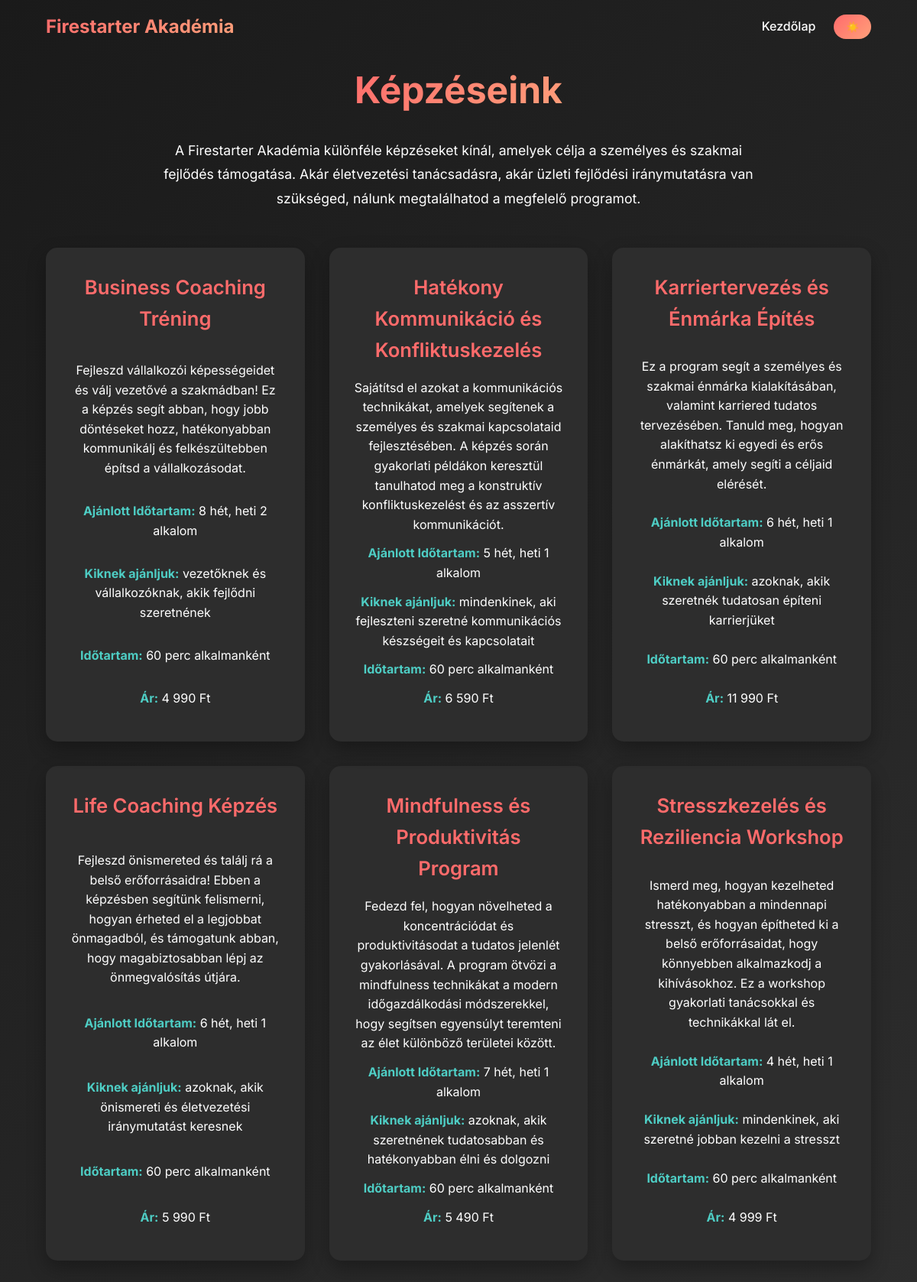
The page /kepzeseink.php on the database its author committed.
### tables this page shows
CREATE TABLE `services` (
  `id` int(11) NOT NULL,
  `name` varchar(100) NOT NULL,
  `instructor_id` int(11) NOT NULL,
  `duration` int(11) NOT NULL,
  `price` decimal(10,2) NOT NULL,
  `description` text DEFAULT NULL,
  `is_active` tinyint(1) DEFAULT 1,
  `recommended_time` varchar(100) DEFAULT NULL,
  `recommended_to` text DEFAULT NULL
);

### functions.php (called while the page is built, shortened)
<?php
function getServices($pdo, $instructor = null) {
    if ($instructor) {
        $stmt = $pdo->prepare("SELECT * FROM services WHERE instructor_id = ? ORDER BY name");
        $stmt->execute([$instructor['id']]);
        return $stmt->fetchAll();
    } else {
        $services = $pdo->query("SELECT * FROM services ORDER BY name");
        return $services->fetchAll();
    }
}

### kepzeseink.php (the view, shortened to what this page needs)
<?php
require_once 'db_config.php';
require_once 'functions.php';
$services = getServices($pdo);
?>
<!DOCTYPE html>
<html lang="hu">
<head>
    <link rel="stylesheet" href="https://cdnjs.cloudflare.com/ajax/libs/aos/2.3.4/aos.css" />
    <link rel="stylesheet" href="css/kepzeseink.css" />
</head>
<body>
    <header>
        <div class="header-content">
            <a href="index.php" class="logo-link">
                <div class="logo">Firestarter Akadémia</div>
            </a>
            <nav>
                <a href="../">Kezdőlap</a>
                <button class="theme-switch" onclick="toggleTheme()">
                    <span class="mode-text">☀️</span>
                </button>
            </nav>
        </div>
    </header>
    <section class="hero" data-aos="fade-up">
        <h1 class="section-title">Képzéseink</h1>
        <p class="program-description">
            A Firestarter Akadémia különféle képzéseket kínál, amelyek célja a személyes és szakmai fejlődés támogatása.
            Akár életvezetési tanácsadásra, akár üzleti fejlődési iránymutatásra van szükséged, nálunk megtalálhatod a
            megfelelő programot.
        </p>
        <div class="training-section">
        <?php
            try {
                $delay = 0;
                foreach ($services as $service) {
                    echo '<div class="training-card" data-aos="fade-up" data-aos-delay="' . $delay . '" id="' . htmlspecialchars($service['id']) . '">';
                    echo '<h2 class="training-title">' . htmlspecialchars($service['name']) . '</h2>';
                    echo '<p class="training-info">' . htmlspecialchars($service['description']) . '</p>';
                    echo '<p class="training-info"><strong>Ajánlott Időtartam:</strong> ' . htmlspecialchars($service['recommended_time']) . '</p>';
                    echo '<p class="training-info"><strong>Kiknek ajánljuk:</strong> ' . htmlspecialchars($service['recommended_to']) . '</p>';
                    echo '<p class="training-info"><strong>Időtartam:</strong> ' . htmlspecialchars($service['duration']) . ' perc alkalmanként</p>';
                    echo '<p class="training-info"><strong>Ár:</strong> ' . number_format($service['price'], 0, '.', ' ') . ' Ft</p>';
                    echo '</div>';
                    $delay += 100;
                }
            } catch(PDOException $e) {
                echo '<p class="error">Sajnáljuk, a szolgáltatások betöltése sikertelen.</p>';
            }
            ?>
        </div>
    </section>
</body>
</html>

### css/kepzeseink.css (style rules this page uses)
* { box-sizing: border-box; margin: 0; padding: 0; font-family: 'Inter', sans-serif; }
:root { --primary: #FF6B6B; --secondary: #4ECDC4; --dark: #2D3436; --light: #F7F7F7; --gradient: linear-gradient(135deg, #FF6B6B, #FFA07A); --bg-color: #F7F7F7; --text-color: #2D3436; --card-bg: white; --header-bg: rgba(255, 255, 255, 0.95); --testimonial-bg: rgba(255, 255, 255, 0.05); --nav-link-color: #2D3436; --card-shadow: rgba(0, 0, 0, 0.1); --testimonials-bg: #2D3436; --hero-bg: linear-gradient(135deg, #F6F6F6 0%, #FFFFFF 100%); --footer-bg: #F7F7F7; --footer-text: #2D3436; }
[data-theme="dark"] { --bg-color: #1a1a1a; --text-color: #ffffff; --card-bg: #2d2d2d; --header-bg: rgba(45, 45, 45, 0.95); --testimonial-bg: rgba(255, 255, 255, 0.1); --nav-link-color: #ffffff; --card-shadow: rgba(0, 0, 0, 0.3); --testimonials-bg: #000000; --hero-bg: linear-gradient(135deg, #1a1a1a 0%, #2d2d2d 100%); --footer-bg: #2d2d2d; --footer-text: #ffffff; }
body { background-color: var(--bg-color); color: var(--text-color); line-height: 1.6; transition: all 0.3s ease; }
header { position: fixed; width: 100%; z-index: 1000; transition: transform 0.3s ease-in-out; }
.header-content { display: flex; justify-content: space-between; align-items: center; padding: 1rem 5%; max-width: 1400px; margin: 0 auto; }
.logo { font-size: 1.5rem; font-weight: 700; background: var(--gradient); -webkit-background-clip: text; -webkit-text-fill-color: transparent; transition: transform 0.3s ease; }
nav { display: flex; align-items: center; gap: 1.5rem; }
nav a { color: var(--nav-link-color); text-decoration: none; font-weight: 500; position: relative; transition: color 0.3s ease; }
nav a::after { content: ''; position: absolute; bottom: -5px; left: 0; width: 0; height: 2px; background: var(--gradient); transition: width 0.3s ease; }
.theme-switch { background: var(--gradient); border: none; padding: 8px 16px; border-radius: 20px; color: white; cursor: pointer; display: flex; align-items: center; transition: transform 0.3s ease; }
.hero { min-height: 100vh; display: flex; flex-direction: column; justify-content: center; align-items: center; padding: 5rem 5%; background: var(--hero-bg); text-align: center; }
.section-title { font-size: 3rem; font-weight: 700; margin-bottom: 1.5rem; background: var(--gradient); -webkit-background-clip: text; -webkit-text-fill-color: transparent; }
.program-description { max-width: 800px; margin: 0 auto 3rem; font-size: 1.1rem; line-height: 1.8; }
.training-section { display: grid; grid-template-columns: repeat(auto-fit, minmax(300px, 1fr)); gap: 2rem; width: 100%; max-width: 1200px; }
.training-card { background: var(--card-bg); border-radius: 15px; padding: 2rem; box-shadow: 0 10px 25px var(--card-shadow); transition: all 0.3s ease; display: flex; flex-direction: column; justify-content: space-between; }
.training-title { font-size: 1.6rem; color: var(--primary); margin-bottom: 1rem; font-weight: 600; }
.training-info { margin-bottom: 0.75rem; color: var(--text-color); }
.training-info strong { color: var(--secondary); }
.logo-link { text-decoration: none; cursor: pointer; }

### rows shown on the page
services: name "Business Coaching Tréning", description "Fejleszd vállalkozói képességeidet és válj vezetővé a szakmádban! Ez a képzés segít abban, hogy jobb döntéseket hozz, hatékonyabban kommunikálj és felkészültebben építsd a vállalkozásodat.", recommended_time "8 hét, heti 2 alkalom", recommended_to "vezetőknek és vállalkozóknak, akik fejlődni szeretnének", duration "60", price "4 990"
services: name "Hatékony Kommunikáció és Konfliktuskezelés", description "Sajátítsd el azokat a kommunikációs technikákat, amelyek segítenek a személyes és szakmai kapcsolataid fejlesztésében. A képzés során gyakorlati példákon keresztül tanulhatod meg a konstruktív konfliktuskezelést és az asszertív kommunikációt.", recommended_time "5 hét, heti 1 alkalom", recommended_to "mindenkinek, aki fejleszteni szeretné kommunikációs készségeit és kapcsolatait", duration "60", price "6 590"
services: name "Karriertervezés és Énmárka Építés", description "Ez a program segít a személyes és szakmai énmárka kialakításában, valamint karriered tudatos tervezésében. Tanuld meg, hogyan alakíthatsz ki egyedi és erős énmárkát, amely segíti a céljaid elérését.", recommended_time "6 hét, heti 1 alkalom", recommended_to "azoknak, akik szeretnék tudatosan építeni karrierjüket", duration "60", price "11 990"
services: name "Life Coaching Képzés", description "Fejleszd önismereted és találj rá a belső erőforrásaidra! Ebben a képzésben segítünk felismerni, hogyan érheted el a legjobbat önmagadból, és támogatunk abban, hogy magabiztosabban lépj az önmegvalósítás útjára.", recommended_time "6 hét, heti 1 alkalom", recommended_to "azoknak, akik önismereti és életvezetési iránymutatást keresnek", duration "60", price "5 990"
services: name "Mindfulness és Produktivitás Program", description "Fedezd fel, hogyan növelheted a koncentrációdat és produktivitásodat a tudatos jelenlét gyakorlásával. A program ötvözi a mindfulness technikákat a modern időgazdálkodási módszerekkel, hogy segítsen egyensúlyt teremteni az élet különböző területei között.", recommended_time "7 hét, heti 1 alkalom", recommended_to "azoknak, akik szeretnének tudatosabban és hatékonyabban élni és dolgozni", duration "60", price "5 490"
services: name "Stresszkezelés és Reziliencia Workshop", description "Ismerd meg, hogyan kezelheted hatékonyabban a mindennapi stresszt, és hogyan építheted ki a belső erőforrásaidat, hogy könnyebben alkalmazkodj a kihívásokhoz. Ez a workshop gyakorlati tanácsokkal és technikákkal lát el.", recommended_time "4 hét, heti 1 alkalom", recommended_to "mindenkinek, aki szeretné jobban kezelni a stresszt", duration "60", price "4 999"
